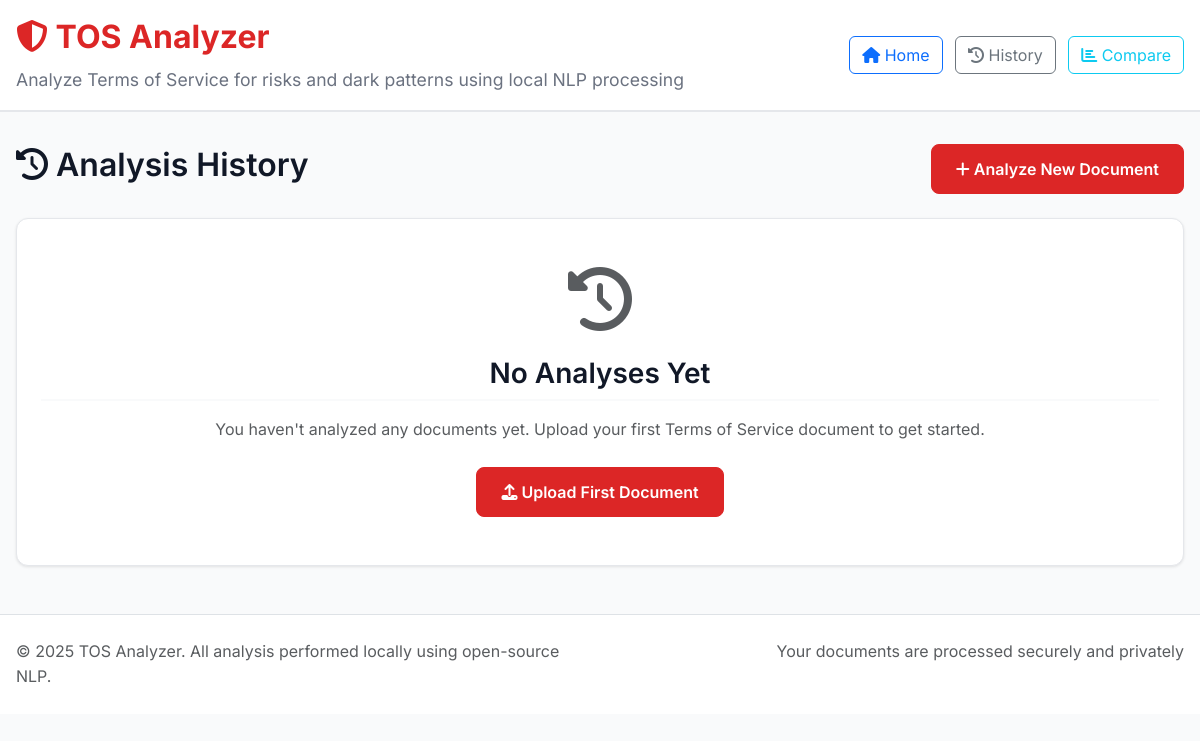
Before: /history with the older database file.
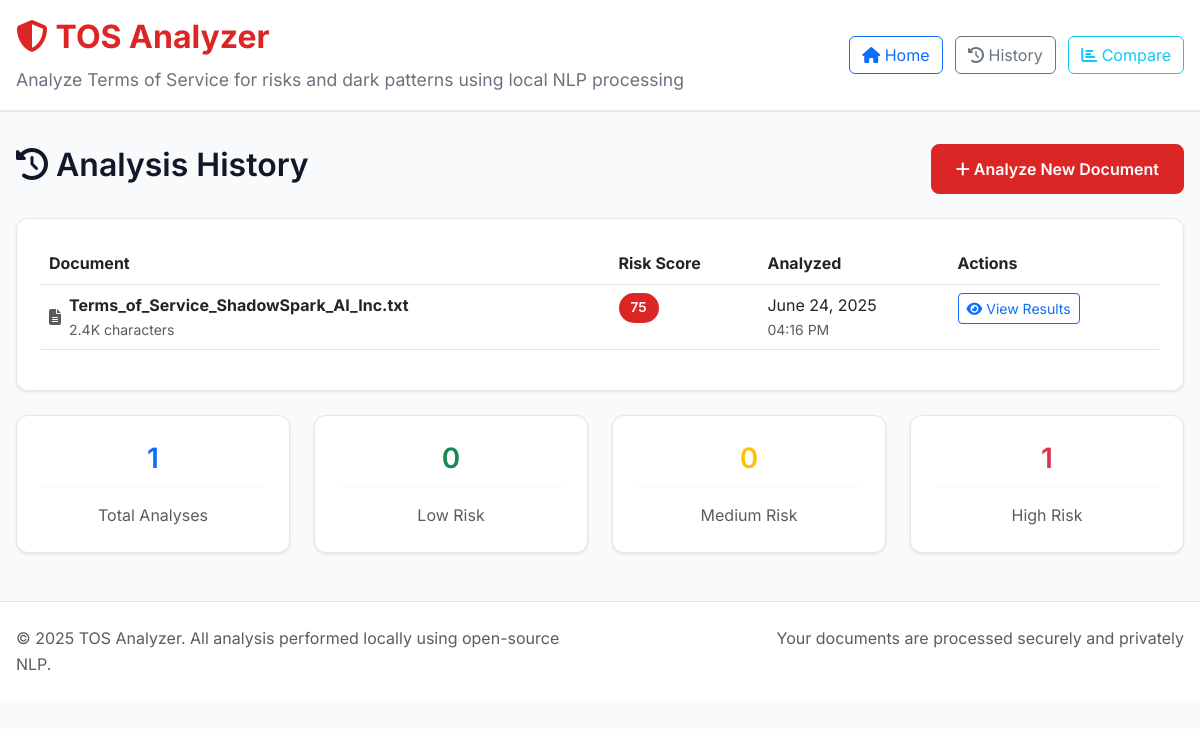
After: the same page with the newer database file.
### models.py (models this page shows, shortened)
class AnalysisResult(db.Model):
    id = db.Column(db.Integer, primary_key=True)
    filename = db.Column(db.String(255), nullable=False)
    file_hash = db.Column(db.String(64), nullable=False)
    risk_score = db.Column(db.Integer, nullable=False)
    transparency_score = db.Column(db.Integer, default=0)
    analysis_data = db.Column(db.Text, nullable=False)  # JSON string
    created_at = db.Column(db.DateTime, default=datetime.utcnow)
    def get_analysis_data(self):
        try:
            return json.loads(self.analysis_data)
        except (json.JSONDecodeError, TypeError):
            return {}

### routes.py (the view)
@app.route('/history')
def history():
    analyses = AnalysisResult.query.order_by(AnalysisResult.created_at.desc()).limit(50).all()
    return render_template('history.html', analyses=analyses)

### templates/history.html (shortened to what this page needs)
{% extends "base.html" %}
{% block content %}
<div class="row">
    <div class="col-12">
        <div class="d-flex justify-content-between align-items-center mb-4">
            <h2>
                <i class="fas fa-history"></i>
                Analysis History
            </h2>
            <a href="{{ url_for('index') }}" class="btn btn-primary">
                <i class="fas fa-plus"></i> Analyze New Document
            </a>
        </div>
        {% if analyses %}
            <div class="analysis-card">
                <div class="table-responsive">
                    <table class="table table-hover">
                        <thead>
                            <tr>
                                <th>Document</th>
                                <th>Risk Score</th>
                                <th>Analyzed</th>
                                <th>Actions</th>
                            </tr>
                        </thead>
                        <tbody>
                            {% for analysis in analyses %}
                            <tr>
                                <td>
                                    <div class="d-flex align-items-center">
                                        <i class="fas fa-file-alt text-muted me-2"></i>
                                        <div>
                                            <strong>{{ analysis.filename }}</strong>
                                            <div class="small text-muted">
                                                {{ "%.1f"|format(analysis.get_analysis_data().text_length / 1000) }}K characters
                                            </div>
                                        </div>
                                    </div>
                                </td>
                                <td>
                                    <span class="score-badge {{ 'low' if analysis.risk_score < 30 else 'medium' if analysis.risk_score < 70 else 'high' }}">
                                        {{ analysis.risk_score }}
                                    </span>
                                </td>
                                <td>
                                    <div>{{ analysis.created_at.strftime('%B %d, %Y') }}</div>
                                    <div class="small text-muted">{{ analysis.created_at.strftime('%I:%M %p') }}</div>
                                </td>
                                <td>
                                    <a href="{{ url_for('results', result_id=analysis.id) }}"
                                       class="btn btn-sm btn-outline-primary">
                                        <i class="fas fa-eye"></i> View Results
                                    </a>
                                </td>
                            </tr>
                            {% endfor %}
                        </tbody>
                    </table>
                </div>
            </div>
            <div class="row mt-4">
                <div class="col-md-3">
                    <div class="analysis-card text-center">
                        <h3 class="text-primary">{{ analyses|length }}</h3>
                        <p class="text-muted mb-0">Total Analyses</p>
                    </div>
                </div>
                <div class="col-md-3">
                    <div class="analysis-card text-center">
                        <h3 class="text-success">{{ analyses|selectattr('risk_score', 'lt', 30)|list|length }}</h3>
                        <p class="text-muted mb-0">Low Risk</p>
                    </div>
                </div>
                <div class="col-md-3">
                    <div class="analysis-card text-center">
                        <h3 class="text-warning">{{ analyses|selectattr('risk_score', 'ge', 30)|selectattr('risk_score', 'lt', 70)|list|length }}</h3>
                        <p class="text-muted mb-0">Medium Risk</p>
                    </div>
                </div>
                <div class="col-md-3">
                    <div class="analysis-card text-center">
                        <h3 class="text-danger">{{ analyses|selectattr('risk_score', 'ge', 70)|list|length }}</h3>
                        <p class="text-muted mb-0">High Risk</p>
                    </div>
                </div>
            </div>
        {% else %}
            <div class="analysis-card text-center py-5">
                <i class="fas fa-history fa-4x text-muted mb-4"></i>
                <h3>No Analyses Yet</h3>
                <p class="text-muted mb-4">
                    You haven't analyzed any documents yet. Upload your first Terms of Service document to get started.
                </p>
                <a href="{{ url_for('index') }}" class="btn btn-primary">
                    <i class="fas fa-upload"></i> Upload First Document
                </a>
            </div>
        {% endif %}
    </div>
</div>
{% endblock %}

### templates/base.html (shortened to what this page needs)
<!DOCTYPE html>
<html lang="en">
<head>
    <link href="https://cdn.jsdelivr.net/npm/bootstrap@5.3.0/dist/css/bootstrap.min.css" rel="stylesheet">
    <link href="https://cdnjs.cloudflare.com/ajax/libs/font-awesome/6.4.0/css/all.min.css" rel="stylesheet">
    <link href="{{ url_for('static', filename='css/style.css') }}" rel="stylesheet">
</head>
<body>
    <header class="main-header">
        <div class="container-fluid">
            <div class="row align-items-center">
                <div class="col-md-8">
                    <h1>
                        <i class="fas fa-shield-alt"></i>
                        TOS Analyzer
                    </h1>
                    <p class="mb-0">
                        Analyze Terms of Service for risks and dark patterns using local NLP processing
                    </p>
                </div>
                <div class="col-md-4 text-end">
                    <nav>
                        <a href="{{ url_for('index') }}" class="btn btn-outline-primary me-2">
                            <i class="fas fa-home"></i> Home
                        </a>
                        <a href="{{ url_for('history') }}" class="btn btn-outline-secondary me-2">
                            <i class="fas fa-history"></i> History
                        </a>
                        <a href="{{ url_for('compare') }}" class="btn btn-outline-info">
                            <i class="fas fa-chart-bar"></i> Compare
                        </a>
                    </nav>
                </div>
            </div>
        </div>
    </header>
    <main class="container-fluid">
        {% block content %}{% endblock %}
    </main>
    <footer class="mt-5 py-4 bg-white border-top">
        <div class="container-fluid">
            <div class="row">
                <div class="col-md-6">
                    <p class="text-muted mb-0">
                        © 2025 TOS Analyzer. All analysis performed locally using open-source NLP.
                    </p>
                </div>
                <div class="col-md-6 text-end">
                    <p class="text-muted mb-0">
                        Your documents are processed securely and privately
                    </p>
                </div>
            </div>
        </div>
    </footer>
</body>
</html>

### static/css/style.css (style rules this page uses)
:root { --color-primary: #DC2626; --color-secondary: #059669; --color-accent: #D97706; --color-background: #F9FAFB; --color-text: #111827; --color-neutral: #6B7280; --font-primary: 'Inter', -apple-system, BlinkMacSystemFont, 'Segoe UI', sans-serif; --font-mono: 'JetBrains Mono', 'Monaco', 'Menlo', monospace; }
* { margin: 0; padding: 0; box-sizing: border-box; }
body { font-family: var(--font-primary); background-color: var(--color-background); color: var(--color-text); line-height: 1.6; }
h1, h2, h3, h4, h5, h6 { font-weight: 600; line-height: 1.3; margin-bottom: 0.5rem; }
.container-fluid { max-width: 1400px; margin: 0 auto; padding: 0 1rem; }
.main-header { background: white; border-bottom: 2px solid #E5E7EB; padding: 1rem 0; margin-bottom: 2rem; }
.main-header h1 { color: var(--color-primary); font-size: 2rem; font-weight: 700; }
.main-header p { color: var(--color-neutral); font-size: 1.1rem; margin-top: 0.5rem; }
.analysis-card { background: white; border-radius: 12px; padding: 1.5rem; box-shadow: 0 1px 3px rgba(0, 0, 0, 0.1); border: 1px solid #E5E7EB; }
.analysis-card h3 { color: var(--color-text); margin-bottom: 1rem; padding-bottom: 0.5rem; border-bottom: 2px solid var(--color-background); }
.btn-primary { background-color: var(--color-primary); border-color: var(--color-primary); font-weight: 600; padding: 0.75rem 1.5rem; border-radius: 8px; transition: all 0.3s ease; }
.score-badge { display: inline-block; padding: 0.25rem 0.75rem; border-radius: 20px; font-weight: 600; font-size: 0.85rem; color: white; }
.score-badge.high { background-color: var(--color-primary); }
.text-center { text-align: center; }
.mb-0 { margin-bottom: 0; }
.d-flex { display: flex; }
.justify-content-between { justify-content: space-between; }
.align-items-center { align-items: center; }

Changed rows visible on the page:
added AnalysisResult: filename "Terms_of_Service_ShadowSpark_AI_Inc.txt", analysis.get_analysis_data().text_length/1000 "2.4", risk_score "75", created_at "June 24, 2025", created_at "04:16 PM"
Other visible differences:
{{ analyses|length }}: (not shown) → "1"
{{ analyses|selectattr('risk_score', 'lt', 30)|list|length }}: (not shown) → "0"
{{ analyses|selectattr('risk_score', 'ge', 70)|list|length }}: (not shown) → "1"
text no longer shown: "No Analyses Yet You haven't analyzed any documents yet. Upload your first Terms of Service document to get started. Upload First Document"
text now shown: "Document Risk Score Analyzed Actions Total Analyses Low Risk 0 Medium Risk High Risk"
